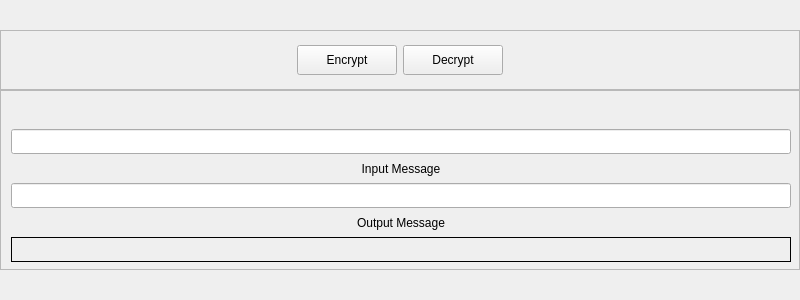
<?xml version="1.0" encoding="UTF-8"?>
<ui version="4.0">
 <class>MainWindow</class>
 <widget class="QMainWindow" name="MainWindow">
  <property name="geometry">
   <rect>
    <x>0</x>
    <y>0</y>
    <width>800</width>
    <height>300</height>
   </rect>
  </property>
  <property name="minimumSize">
   <size>
    <width>800</width>
    <height>300</height>
   </size>
  </property>
  <property name="maximumSize">
   <size>
    <width>800</width>
    <height>300</height>
   </size>
  </property>
  <property name="windowTitle">
   <string>Alphabet Cipher</string>
  </property>
  <widget class="QWidget" name="centralwidget">
   <widget class="QFrame" name="ButtonFrame">
    <property name="geometry">
     <rect>
      <x>0</x>
      <y>30</y>
      <width>800</width>
      <height>60</height>
     </rect>
    </property>
    <property name="frameShape">
     <enum>QFrame::StyledPanel</enum>
    </property>
    <property name="frameShadow">
     <enum>QFrame::Raised</enum>
    </property>
    <layout class="QHBoxLayout" name="horizontalLayout_2">
     <item>
      <spacer name="horizontalSpacer_2">
       <property name="orientation">
        <enum>Qt::Horizontal</enum>
       </property>
       <property name="sizeHint" stdset="0">
        <size>
         <width>40</width>
         <height>20</height>
        </size>
       </property>
      </spacer>
     </item>
     <item>
      <widget class="QPushButton" name="EncryptButton">
       <property name="minimumSize">
        <size>
         <width>100</width>
         <height>30</height>
        </size>
       </property>
       <property name="maximumSize">
        <size>
         <width>100</width>
         <height>30</height>
        </size>
       </property>
       <property name="text">
        <string>Encrypt</string>
       </property>
      </widget>
     </item>
     <item>
      <widget class="QPushButton" name="DecryptButton">
       <property name="minimumSize">
        <size>
         <width>100</width>
         <height>30</height>
        </size>
       </property>
       <property name="maximumSize">
        <size>
         <width>100</width>
         <height>30</height>
        </size>
       </property>
       <property name="text">
        <string>Decrypt</string>
       </property>
      </widget>
     </item>
     <item>
      <spacer name="horizontalSpacer_3">
       <property name="orientation">
        <enum>Qt::Horizontal</enum>
       </property>
       <property name="sizeHint" stdset="0">
        <size>
         <width>40</width>
         <height>20</height>
        </size>
       </property>
      </spacer>
     </item>
    </layout>
   </widget>
   <widget class="QFrame" name="frame">
    <property name="geometry">
     <rect>
      <x>0</x>
      <y>90</y>
      <width>800</width>
      <height>180</height>
     </rect>
    </property>
    <property name="minimumSize">
     <size>
      <width>800</width>
      <height>180</height>
     </size>
    </property>
    <property name="maximumSize">
     <size>
      <width>800</width>
      <height>180</height>
     </size>
    </property>
    <property name="frameShape">
     <enum>QFrame::StyledPanel</enum>
    </property>
    <property name="frameShadow">
     <enum>QFrame::Raised</enum>
    </property>
    <layout class="QVBoxLayout" name="verticalLayout_2">
     <property name="spacing">
      <number>5</number>
     </property>
     <property name="leftMargin">
      <number>10</number>
     </property>
     <property name="topMargin">
      <number>10</number>
     </property>
     <property name="rightMargin">
      <number>10</number>
     </property>
     <property name="bottomMargin">
      <number>10</number>
     </property>
     <item>
      <widget class="QLabel" name="KeywordHeaderLabel">
       <property name="minimumSize">
        <size>
         <width>780</width>
         <height>25</height>
        </size>
       </property>
       <property name="maximumSize">
        <size>
         <width>780</width>
         <height>25</height>
        </size>
       </property>
       <property name="text">
        <string/>
       </property>
       <property name="textFormat">
        <enum>Qt::AutoText</enum>
       </property>
       <property name="scaledContents">
        <bool>false</bool>
       </property>
       <property name="alignment">
        <set>Qt::AlignCenter</set>
       </property>
       <property name="textInteractionFlags">
        <set>Qt::NoTextInteraction</set>
       </property>
      </widget>
     </item>
     <item>
      <widget class="QLineEdit" name="KeywordEditor">
       <property name="minimumSize">
        <size>
         <width>780</width>
         <height>25</height>
        </size>
       </property>
       <property name="maximumSize">
        <size>
         <width>780</width>
         <height>25</height>
        </size>
       </property>
       <property name="alignment">
        <set>Qt::AlignCenter</set>
       </property>
      </widget>
     </item>
     <item>
      <widget class="QLabel" name="InputHeaderLabel">
       <property name="minimumSize">
        <size>
         <width>780</width>
         <height>25</height>
        </size>
       </property>
       <property name="maximumSize">
        <size>
         <width>780</width>
         <height>25</height>
        </size>
       </property>
       <property name="text">
        <string>Input Message</string>
       </property>
       <property name="textFormat">
        <enum>Qt::AutoText</enum>
       </property>
       <property name="scaledContents">
        <bool>false</bool>
       </property>
       <property name="alignment">
        <set>Qt::AlignCenter</set>
       </property>
       <property name="textInteractionFlags">
        <set>Qt::NoTextInteraction</set>
       </property>
      </widget>
     </item>
     <item>
      <widget class="QLineEdit" name="InputMessageEditor">
       <property name="minimumSize">
        <size>
         <width>780</width>
         <height>25</height>
        </size>
       </property>
       <property name="maximumSize">
        <size>
         <width>780</width>
         <height>25</height>
        </size>
       </property>
       <property name="alignment">
        <set>Qt::AlignCenter</set>
       </property>
      </widget>
     </item>
     <item>
      <widget class="QLabel" name="OutputHeaderLabel">
       <property name="minimumSize">
        <size>
         <width>780</width>
         <height>25</height>
        </size>
       </property>
       <property name="maximumSize">
        <size>
         <width>780</width>
         <height>25</height>
        </size>
       </property>
       <property name="text">
        <string>Output Message</string>
       </property>
       <property name="textFormat">
        <enum>Qt::AutoText</enum>
       </property>
       <property name="scaledContents">
        <bool>false</bool>
       </property>
       <property name="alignment">
        <set>Qt::AlignCenter</set>
       </property>
       <property name="textInteractionFlags">
        <set>Qt::NoTextInteraction</set>
       </property>
      </widget>
     </item>
     <item>
      <widget class="QLabel" name="OutputMessageLabel">
       <property name="minimumSize">
        <size>
         <width>780</width>
         <height>25</height>
        </size>
       </property>
       <property name="maximumSize">
        <size>
         <width>780</width>
         <height>25</height>
        </size>
       </property>
       <property name="frameShape">
        <enum>QFrame::Box</enum>
       </property>
       <property name="text">
        <string/>
       </property>
       <property name="textFormat">
        <enum>Qt::AutoText</enum>
       </property>
       <property name="scaledContents">
        <bool>false</bool>
       </property>
       <property name="alignment">
        <set>Qt::AlignCenter</set>
       </property>
       <property name="textInteractionFlags">
        <set>Qt::TextSelectableByMouse</set>
       </property>
      </widget>
     </item>
    </layout>
   </widget>
  </widget>
 </widget>
 <resources/>
 <connections/>
</ui>
